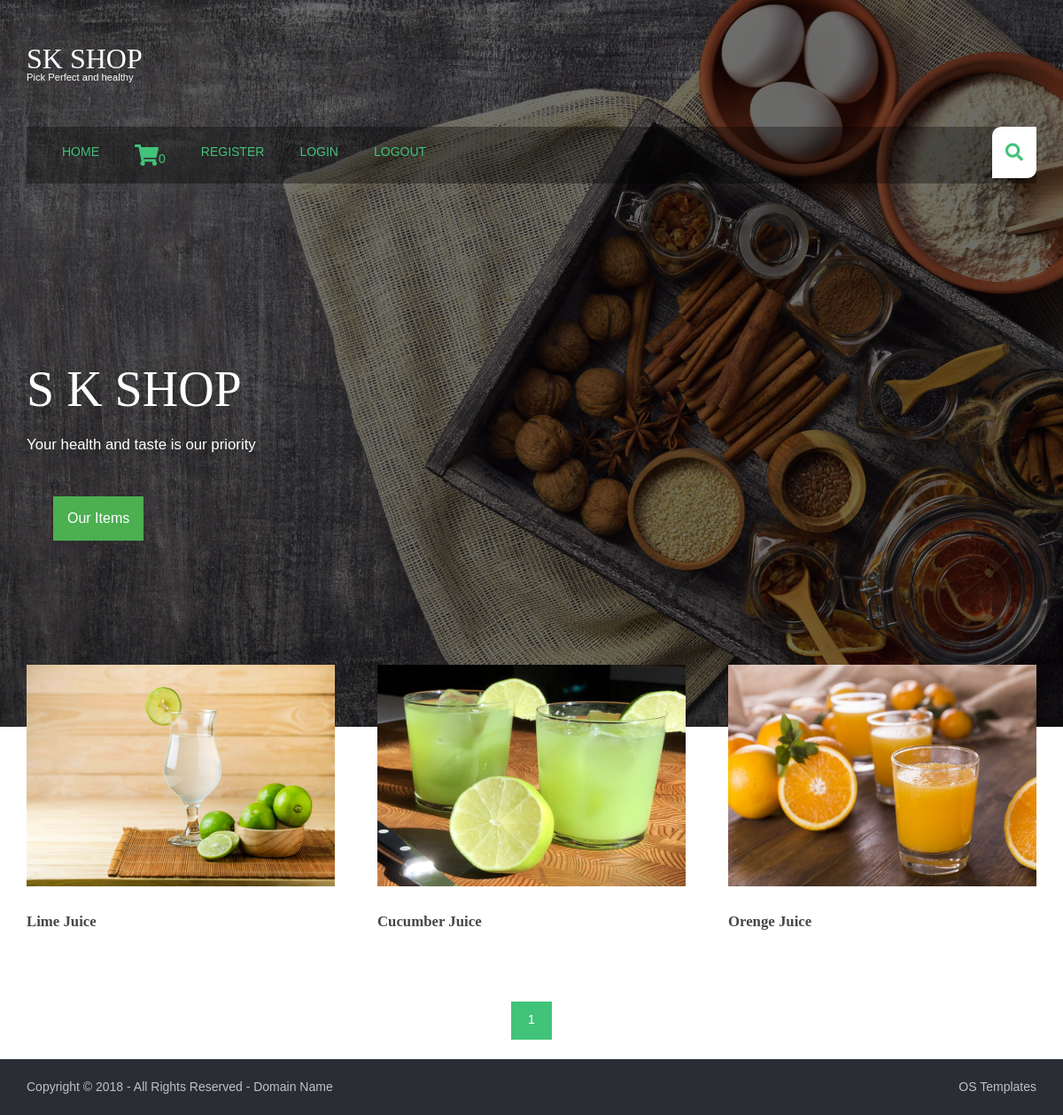
/juice/, run on the app's committed database.
### productapp/models.py (models this page shows, shortened)
class products(models.Model):
    name = models.CharField(max_length=150, unique=True)
    slug = models.SlugField(max_length=150, unique=True)
    img=models.ImageField(upload_to='product')
    desc=models.TextField()
    stock=models.IntegerField()
    available=models.BooleanField()
    price=models.IntegerField()
    category=models.ForeignKey(categ,on_delete=models.CASCADE)
    def get_url(self):
        return reverse('details',args=[self.category.slug,self.slug])

### productapp/views.py (the view)
# urls.py: path('',views.home,name='home'),
def home(request,c_slug=None):
    c_page = None
    prodt = None
    if c_slug != None:
        c_page=get_object_or_404(categ,slug=c_slug)
        prodt=products.objects.filter(category=c_page,available=True)
    else:
        prodt=products.objects.all().filter(available=True)
    cat=categ.objects.all()
    paginator=Paginator(prodt,6)
    try:
        page=int(request.GET.get('page','1'))
    except:
        page=1
    try:
        pro=paginator.page(page)
    except(EmptyPage,InvalidPage):
        pro=paginator.page(paginator.num_pages)
    return render(request,"home.html",{'pr':prodt,'ct':cat,'pg':pro})

### cartapp/context_processor.py (called while the page is built)
def count(request):
    item_count=0
    if 'admin' in request.path:
        return {}
    else:
        try:
            ct=cartlist.objects.filter(cart_id=c_id(request))
            cti=items.objects.all().filter(cart=ct[:1])
            for c in cti:
                item_count+=c.quan
        except cartlist.DoesNotExist:
            item_count=0
        return dict(itc=item_count)

### cartapp/views.py (called while the page is built)
def c_id(request):
    ct_id=request.session.session_key
    if not ct_id:
        ct_id=request.session.create()
    return ct_id

### productapp/models.py (called while the page is built)
    def get_url(self):
        return reverse('prod_cat',args=[self.slug])

### templates/home.html (shortened to what this page needs)
{% extends 'mainheader.html' %}
{% load static %}
{% block content%}
    <div id="searchform">
    </div>
  </section>
  <div id="pageintro" class="hoc clear">
    <article>
      <h3 class="heading">S K SHOP</h3>
      <p>Your health and taste is our priority</p>
    </article>
    <div class="dropdown">
  <button class="dropbtn">Our Items</button>
</div>
  </div>
</div>
  <main class="hoc container clear">
    <section id="introblocks">
      <ul class="nospace group">
        {% for i in pg.object_list %}
        <li class="one_third">
          <figure><a class="imgover" href="{{i.get_url}}"><img src="{{i.img.url}}" style="height:250px ;width:350px" alt=""></a>
            <figcaption>
              <h6 class="heading">{{i.name}}</h6>
            </figcaption>
          </figure>
        </li>
        {% endfor %}
      </ul>
    </section>
  </main>
<center>{% for p in pg.paginator.page_range %}
<a href="?page={{p}}" class="btn btn-danger btn-sm" {% if pg.number == p %} active {% endif %}>{{p}}</a>
{% endfor %}</center><br>
<div class="wrapper row5">
  <div id="copyright" class="hoc clear">
    <p class="fl_left">Copyright &copy; 2018 - All Rights Reserved - <a href="#">Domain Name</a></p>
    <p class="fl_right"> <a target="_blank" href="https://www.os-templates.com/" title="Free Website Templates">OS Templates</a></p>
  </div>
</div>
{% endblock %}

### static/hm/layout/styles/layout.css (style rules this page uses)
#navwrapper #searchform { display:block; position:relative; float:right; height:58px; line-height:1; z-index:999; border-radius:10px 0; }
#navwrapper #searchform::after { display:block; height:58px; line-height:58px; padding:0 15px; font-size:20px; font-family:"Font Awesome 5 Free"; font-weight:900; content:"\f002"; }
#navwrapper #searchform ::placeholder { text-transform:capitalize; }
#pageintro { padding:180px 0; }
#pageintro article { display:block; max-width:55%; }
#pageintro .heading { margin-bottom:20px; font-size:4rem; }
#pageintro p:last-of-type { font-size:1.2rem; }
.container { padding:80px 0; }
#introblocks { display:block; position:relative; margin:-150px 0 0 0; z-index:1; }
#introblocks > ul > li { margin-bottom:50px; }
#introblocks > ul > li:nth-last-child(-n+3) { margin-bottom:0; }
#introblocks > ul > li:nth-child(3n+1) { margin-left:0; clear:left; }
#introblocks figure figcaption { display:block; padding:30px 0 0 0; }
#introblocks figure figcaption .heading { font-size:1.2rem; font-weight:700; margin-bottom:0; }
#copyright { padding:20px 0; }
#copyright * { margin:0; padding:0; }
*, *::before, *::after { transition:all .3s ease-in-out; }
body { color:#474747; background-color:#FFFFFF; }
a { color:#41C379; }
.btn, .btn.inverse:hover { color:#FFFFFF; background-color:#41C379; border-color:#41C379; }
.imgover, .imgover:hover::after { color:#41C379; }
.row5, .row5 a { color:#C1C2C4; background-color:#2A2D34; }
#navwrapper #searchform { color:#41C379; background:#FFFFFF; }
#pageintro { color:#FFFFFF; }
@media screen and (min-width:1140px) { .hoc { max-width:1140px; } }

### static/hm/layout/styles/framework.css (style rules this page uses)
html { overflow-y:scroll; overflow-x:hidden; }
html, body { margin:0; padding:0; font-size:14px; line-height:1.6em; }
*, *::before, *::after { box-sizing:border-box; }
.nospace { margin:0; padding:0; list-style:none; }
.btn { display:inline-block; padding:8px 18px 10px; text-transform:uppercase; border:1px solid; }
.clear, .group { display:block; }
.clear::before, .clear::after, .group::before, .group::after { display:table; content:""; }
.clear, .clear::after, .group, .group::after { clear:both; }
a { outline:none; text-decoration:none; }
.fl_left, .imgl { float:left; }
.fl_right, .imgr { float:right; }
img { width:auto; max-width:100%; height:auto; margin:0; padding:0; border:none; line-height:normal; vertical-align:middle; }
.imgover { display:inline-block; position:relative; max-width:100%; }
.imgover::before, .imgover::after { display:block; position:absolute; content:""; text-align:center; opacity:0; }
.imgover::before { top:0; right:0; bottom:0; left:0; }
.imgover::after { top:50%; left:50%; width:50px; height:50px; line-height:50px; margin:-25px 0 0 -25px; font-family:"Font Awesome 5 Free"; font-weight:900; content:"\f06e"; font-size:28px; }
body, input, textarea, select { font-family:Verdana, Geneva, sans-serif; }
h1, h2, h3, h4, h5, h6, .heading { font-family:Georgia, "Times New Roman", Times, serif; }
label, input, textarea, select, button { display:block; resize:none; outline:none; color:inherit; font-size:inherit; font-family:inherit; vertical-align:middle; }
::placeholder { opacity:1; }
h1, h2, h3, h4, h5, h6, .heading { margin:0 0 20px 0; font-size:22px; line-height:normal; font-weight:normal; text-transform:capitalize; }
.wrapper { display:block; position:relative; width:100%; margin:0; padding:0; text-align:left; word-wrap:break-word; }
.hoc { display:block; margin:0 auto; }
address, article, aside, figcaption, figure, footer, header, main, nav, section { display:block; margin:0; padding:0; }
.one_half, .one_third, .two_third, .one_quarter, .two_quarter, .three_quarter { display:inline-block; float:left; margin:0 0 0 4.21052%; list-style:none; }
.one_third { width:30.52631%; }

### templates/mainheader.html (style rules this page uses)
.dropbtn { background-color: #4CAF50; color: white; padding: 16px; font-size: 16px; border: none; cursor: pointer; }
.dropdown { position: relative; display: inline-block; padding: 30px; }

### data on the page
products: img (picture), name "Lime Juice"
products: img (picture), name "Cucumber Juice"
products: img (picture), name "Orenge Juice"

### other printed values
{{ itc }} "0"
{{ p }} "1"
